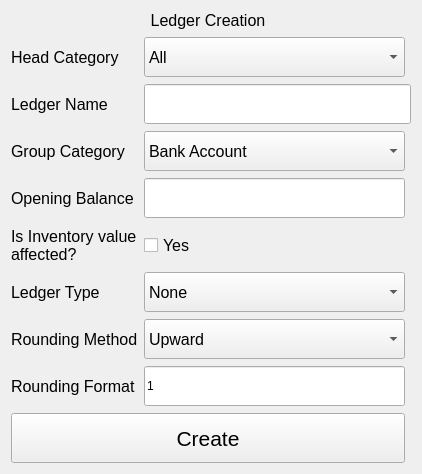
          <widget class="QWidget" name="ledger_creation">
           <layout class="QGridLayout" name="gridLayout_9">
            <property name="verticalSpacing">
             <number>7</number>
            </property>
            <item row="5" column="0">
             <widget class="QLabel" name="lc_group_cat_label">
              <property name="font">
               <font>
                <family>MS Shell Dlg 2</family>
                <pointsize>12</pointsize>
                <weight>50</weight>
                <italic>false</italic>
                <bold>false</bold>
               </font>
              </property>
              <property name="text">
               <string>Group Category</string>
              </property>
             </widget>
            </item>
            <item row="12" column="0">
             <widget class="QLabel" name="ledger_type_label_3">
              <property name="font">
               <font>
                <family>MS Shell Dlg 2</family>
                <pointsize>12</pointsize>
                <weight>50</weight>
                <italic>false</italic>
                <bold>false</bold>
               </font>
              </property>
              <property name="text">
               <string>Ledger Type</string>
              </property>
             </widget>
            </item>
            <item row="15" column="0" colspan="2">
             <layout class="QHBoxLayout" name="horizontalLayout_2">
              <item>
               <widget class="QPushButton" name="create">
                <property name="minimumSize">
                 <size>
                  <width>0</width>
                  <height>50</height>
                 </size>
                </property>
                <property name="maximumSize">
                 <size>
                  <width>400</width>
                  <height>50</height>
                 </size>
                </property>
                <property name="font">
                 <font>
                  <family>MS Shell Dlg 2</family>
                  <pointsize>16</pointsize>
                  <weight>50</weight>
                  <italic>false</italic>
                  <bold>false</bold>
                 </font>
                </property>
                <property name="text">
                 <string>Create</string>
                </property>
               </widget>
              </item>
             </layout>
            </item>
            <item row="12" column="1">
             <widget class="QComboBox" name="ledger_type_dropdown">
              <property name="minimumSize">
               <size>
                <width>0</width>
                <height>40</height>
               </size>
              </property>
              <property name="maximumSize">
               <size>
                <width>16777215</width>
                <height>50</height>
               </size>
              </property>
              <property name="font">
               <font>
                <family>MS Shell Dlg 2</family>
                <pointsize>12</pointsize>
                <weight>50</weight>
                <italic>false</italic>
                <bold>false</bold>
               </font>
              </property>
              <item>
               <property name="text">
                <string>None</string>
               </property>
              </item>
              <item>
               <property name="text">
                <string>Invoice</string>
               </property>
              </item>
              <item>
               <property name="text">
                <string>Rounding</string>
               </property>
              </item>
             </widget>
            </item>
            <item row="8" column="1">
             <widget class="QLineEdit" name="opening_balance_text">
              <property name="minimumSize">
               <size>
                <width>0</width>
                <height>40</height>
               </size>
              </property>
              <property name="maximumSize">
               <size>
                <width>16777215</width>
                <height>50</height>
               </size>
              </property>
             </widget>
            </item>
            <item row="3" column="1">
             <widget class="QComboBox" name="head_combo">
              <property name="minimumSize">
               <size>
                <width>0</width>
                <height>40</height>
               </size>
              </property>
              <property name="maximumSize">
               <size>
                <width>16777215</width>
                <height>50</height>
               </size>
              </property>
              <property name="font">
               <font>
                <family>MS Shell Dlg 2</family>
                <pointsize>12</pointsize>
                <weight>50</weight>
                <italic>false</italic>
                <bold>false</bold>
               </font>
              </property>
              <item>
               <property name="text">
                <string>All</string>
               </property>
              </item>
              <item>
               <property name="text">
                <string>Bank OD A/c</string>
               </property>
              </item>
              <item>
               <property name="text">
                <string>Bank Account</string>
               </property>
              </item>
              <item>
               <property name="text">
                <string>Branch/Division</string>
               </property>
              </item>
              <item>
               <property name="text">
                <string>Capital Account</string>
               </property>
              </item>
              <item>
               <property name="text">
                <string>Cash-in-Hand Account</string>
               </property>
              </item>
              <item>
               <property name="text">
                <string>Cash Account</string>
               </property>
              </item>
              <item>
               <property name="text">
                <string>Contra Asset Account</string>
               </property>
              </item>
              <item>
               <property name="text">
                <string>Contra Liability Account</string>
               </property>
              </item>
              <item>
               <property name="text">
                <string>Current Assets</string>
               </property>
              </item>
              <item>
               <property name="text">
                <string>Current Liabilities</string>
               </property>
              </item>
              <item>
               <property name="text">
                <string>Deposits (Asset)</string>
               </property>
              </item>
              <item>
               <property name="text">
                <string>Direct Expenses</string>
               </property>
              </item>
              <item>
               <property name="text">
                <string>Direct Incomes</string>
               </property>
              </item>
              <item>
               <property name="text">
                <string>Duties and Taxes</string>
               </property>
              </item>
              <item>
               <property name="text">
                <string>Fixed Asset</string>
               </property>
              </item>
              <item>
               <property name="text">
                <string>Indirect Expenses</string>
               </property>
              </item>
              <item>
               <property name="text">
                <string>Indirect Incomes</string>
               </property>
              </item>
              <item>
               <property name="text">
                <string>Investments</string>
               </property>
              </item>
              <item>
               <property name="text">
                <string>Loans and Advances (Asset)</string>
               </property>
              </item>
              <item>
               <property name="text">
                <string>Loans (Liabilities)</string>
               </property>
              </item>
              <item>
               <property name="text">
                <string>Miscellaneous Expenses (Asset)</string>
               </property>
              </item>
              <item>
               <property name="text">
                <string>Provisions</string>
               </property>
              </item>
              <item>
               <property name="text">
                <string>Purchase Account</string>
               </property>
              </item>
              <item>
               <property name="text">
                <string>Profit &amp;amp; Loss Account</string>
               </property>
              </item>
              <item>
               <property name="text">
                <string>Reserves &amp;amp; Surplus</string>
               </property>
              </item>
              <item>
               <property name="text">
                <string>Retained Earnings</string>
               </property>
              </item>
              <item>
               <property name="text">
                <string>Sales Account</string>
               </property>
              </item>
              <item>
               <property name="text">
                <string>Secured Loans</string>
               </property>
              </item>
              <item>
               <property name="text">
                <string>Stock-in-Hand</string>
               </property>
              </item>
              <item>
               <property name="text">
                <string>Sundry Creditors</string>
               </property>
              </item>
              <item>
               <property name="text">
                <string>Sundry Debtors</string>
               </property>
              </item>
              <item>
               <property name="text">
                <string>Suspense Account</string>
               </property>
              </item>
              <item>
               <property name="text">
                <string>Unsecured Loans</string>
               </property>
              </item>
              <item>
               <property name="text">
                <string>Intangible Fixed Asset</string>
               </property>
              </item>
             </widget>
            </item>
            <item row="13" column="0">
             <widget class="QLabel" name="rounding_method_label_5">
              <property name="font">
               <font>
                <family>MS Shell Dlg 2</family>
                <pointsize>12</pointsize>
                <weight>50</weight>
                <italic>false</italic>
                <bold>false</bold>
               </font>
              </property>
              <property name="text">
               <string>Rounding Method</string>
              </property>
             </widget>
            </item>
            <item row="13" column="1">
             <widget class="QComboBox" name="round_dropdown">
              <property name="minimumSize">
               <size>
                <width>0</width>
                <height>40</height>
               </size>
              </property>
              <property name="maximumSize">
               <size>
                <width>16777215</width>
                <height>50</height>
               </size>
              </property>
              <property name="font">
               <font>
                <family>MS Shell Dlg 2</family>
                <pointsize>12</pointsize>
                <weight>50</weight>
                <italic>false</italic>
                <bold>false</bold>
               </font>
              </property>
              <item>
               <property name="text">
                <string>Upward</string>
               </property>
              </item>
              <item>
               <property name="text">
                <string>Downward</string>
               </property>
              </item>
              <item>
               <property name="text">
                <string>Normal</string>
               </property>
              </item>
             </widget>
            </item>
            <item row="14" column="1">
             <widget class="QLineEdit" name="Rounding_format">
              <property name="minimumSize">
               <size>
                <width>0</width>
                <height>40</height>
               </size>
              </property>
              <property name="maximumSize">
               <size>
                <width>16777215</width>
                <height>50</height>
               </size>
              </property>
              <property name="text">
               <string>1</string>
              </property>
              <property name="placeholderText">
               <string/>
              </property>
             </widget>
            </item>
            <item row="8" column="0">
             <widget class="QLabel" name="opening_balance_label_3">
              <property name="font">
               <font>
                <family>MS Shell Dlg 2</family>
                <pointsize>12</pointsize>
                <weight>50</weight>
                <italic>false</italic>
                <bold>false</bold>
               </font>
              </property>
              <property name="text">
               <string>Opening Balance</string>
              </property>
             </widget>
            </item>
            <item row="5" column="1">
             <widget class="QComboBox" name="lc_group_cat_combo">
              <property name="minimumSize">
               <size>
                <width>0</width>
                <height>40</height>
               </size>
              </property>
              <property name="maximumSize">
               <size>
                <width>16777215</width>
                <height>50</height>
               </size>
              </property>
              <property name="font">
               <font>
                <family>MS Shell Dlg 2</family>
                <pointsize>12</pointsize>
                <weight>50</weight>
                <italic>false</italic>
                <bold>false</bold>
               </font>
              </property>
              <item>
               <property name="text">
                <string>Bank Account</string>
               </property>
              </item>
              <item>
               <property name="text">
                <string>Bank OD A/c</string>
               </property>
              </item>
              <item>
               <property name="text">
                <string>Branch/Division</string>
               </property>
              </item>
              <item>
               <property name="text">
                <string>Capital Account</string>
               </property>
              </item>
              <item>
               <property name="text">
                <string>Cash-in-Hand Account</string>
               </property>
              </item>
              <item>
               <property name="text">
                <string>Cash Account</string>
               </property>
              </item>
              <item>
               <property name="text">
                <string>Contra Asset Account</string>
               </property>
              </item>
              <item>
               <property name="text">
                <string>Contra Liability Account</string>
               </property>
              </item>
              <item>
               <property name="text">
                <string>Current Assets</string>
               </property>
              </item>
              <item>
               <property name="text">
                <string>Current Liabilities</string>
               </property>
              </item>
              <item>
               <property name="text">
                <string>Deposits (Asset)</string>
               </property>
              </item>
              <item>
               <property name="text">
                <string>Direct Expenses</string>
               </property>
              </item>
              <item>
               <property name="text">
                <string>Direct Incomes</string>
               </property>
              </item>
              <item>
               <property name="text">
                <string>Duties and Taxes</string>
               </property>
              </item>
              <item>
               <property name="text">
                <string>Fixed Asset</string>
               </property>
              </item>
              <item>
               <property name="text">
                <string>Indirect Expenses</string>
               </property>
              </item>
              <item>
               <property name="text">
                <string>Indirect Incomes</string>
               </property>
              </item>
              <item>
               <property name="text">
                <string>Investments</string>
               </property>
              </item>
              <item>
               <property name="text">
                <string>Loans and Advances (Asset)</string>
               </property>
              </item>
              <item>
               <property name="text">
                <string>Loans (Liabilities)</string>
               </property>
              </item>
              <item>
               <property name="text">
                <string>Miscellaneous Expenses (Asset)</string>
               </property>
              </item>
              <item>
               <property name="text">
                <string>Provisions</string>
               </property>
              </item>
              <item>
               <property name="text">
                <string>Purchase Account</string>
               </property>
              </item>
              <item>
               <property name="text">
                <string>Profit &amp;amp; Loss Account</string>
               </property>
              </item>
              <item>
               <property name="text">
                <string>Reserves &amp;amp; Surplus</string>
               </property>
              </item>
              <item>
               <property name="text">
                <string>Retained Earnings</string>
               </property>
              </item>
              <item>
               <property name="text">
                <string>Sales Account</string>
               </property>
              </item>
              <item>
               <property name="text">
                <string>Secured Loans</string>
               </property>
              </item>
              <item>
               <property name="text">
                <string>Stock-in-Hand</string>
               </property>
              </item>
              <item>
               <property name="text">
                <string>Sundry Creditors</string>
               </property>
              </item>
              <item>
               <property name="text">
                <string>Sundry Debtors</string>
               </property>
              </item>
              <item>
               <property name="text">
                <string>Suspense Account</string>
               </property>
              </item>
              <item>
               <property name="text">
                <string>Unsecured Loans</string>
               </property>
              </item>
              <item>
               <property name="text">
                <string>Intangible Fixed Asset</string>
               </property>
              </item>
             </widget>
            </item>
            <item row="3" column="0">
             <widget class="QLabel" name="head_category_label_3">
              <property name="font">
               <font>
                <family>MS Shell Dlg 2</family>
                <pointsize>12</pointsize>
                <weight>50</weight>
                <italic>false</italic>
                <bold>false</bold>
               </font>
              </property>
              <property name="text">
               <string>Head Category</string>
              </property>
             </widget>
            </item>
            <item row="10" column="0">
             <widget class="QLabel" name="inventory_label_3">
              <property name="font">
               <font>
                <family>MS Shell Dlg 2</family>
                <pointsize>12</pointsize>
                <weight>50</weight>
                <italic>false</italic>
                <bold>false</bold>
               </font>
              </property>
              <property name="text">
               <string>Is Inventory value affected?</string>
              </property>
              <property name="scaledContents">
               <bool>true</bool>
              </property>
              <property name="wordWrap">
               <bool>true</bool>
              </property>
             </widget>
            </item>
            <item row="14" column="0">
             <widget class="QLabel" name="rounding_method_label_6">
              <property name="font">
               <font>
                <family>MS Shell Dlg 2</family>
                <pointsize>12</pointsize>
                <weight>50</weight>
                <italic>false</italic>
                <bold>false</bold>
               </font>
              </property>
              <property name="text">
               <string>Rounding Format</string>
              </property>
             </widget>
            </item>
            <item row="4" column="0">
             <widget class="QLabel" name="ledger_name_label_3">
              <property name="font">
               <font>
                <family>MS Shell Dlg 2</family>
                <pointsize>12</pointsize>
                <weight>50</weight>
                <italic>false</italic>
                <bold>false</bold>
               </font>
              </property>
              <property name="text">
               <string>Ledger Name</string>
              </property>
             </widget>
            </item>
            <item row="1" column="0" colspan="2">
             <widget class="QLabel" name="label_4">
              <property name="maximumSize">
               <size>
                <width>16777215</width>
                <height>30</height>
               </size>
              </property>
              <property name="font">
               <font>
                <family>MS Shell Dlg 2</family>
                <pointsize>12</pointsize>
                <weight>50</weight>
                <italic>false</italic>
                <bold>false</bold>
               </font>
              </property>
              <property name="text">
               <string>Ledger Creation</string>
              </property>
              <property name="scaledContents">
               <bool>true</bool>
              </property>
              <property name="alignment">
               <set>Qt::AlignCenter</set>
              </property>
              <property name="wordWrap">
               <bool>true</bool>
              </property>
             </widget>
            </item>
            <item row="4" column="1" colspan="2">
             <widget class="QLineEdit" name="Ledger_name_text">
              <property name="minimumSize">
               <size>
                <width>0</width>
                <height>40</height>
               </size>
              </property>
              <property name="maximumSize">
               <size>
                <width>16777215</width>
                <height>50</height>
               </size>
              </property>
             </widget>
            </item>
            <item row="10" column="1">
             <widget class="QCheckBox" name="Inventory_checkBox_3">
              <property name="minimumSize">
               <size>
                <width>0</width>
                <height>40</height>
               </size>
              </property>
              <property name="maximumSize">
               <size>
                <width>16777215</width>
                <height>50</height>
               </size>
              </property>
              <property name="font">
               <font>
                <pointsize>12</pointsize>
               </font>
              </property>
              <property name="text">
               <string>Yes</string>
              </property>
             </widget>
            </item>
           </layout>
          </widget>
